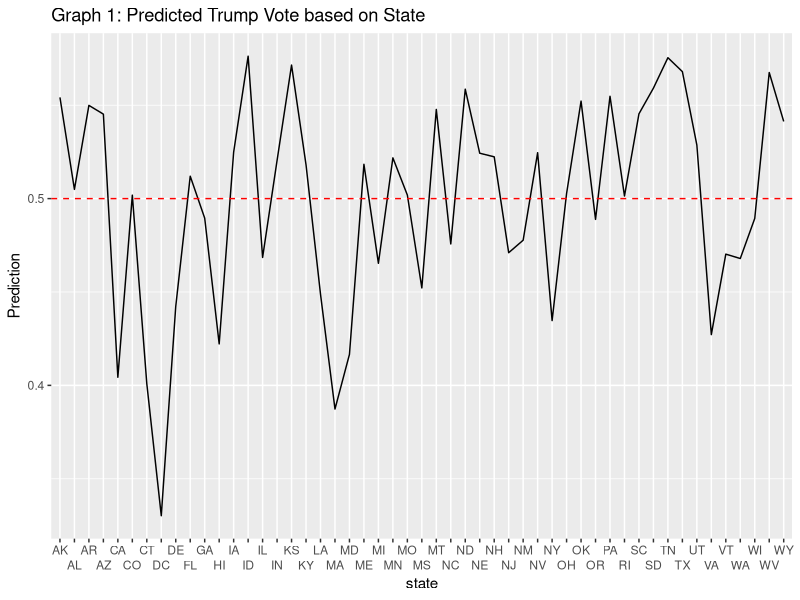
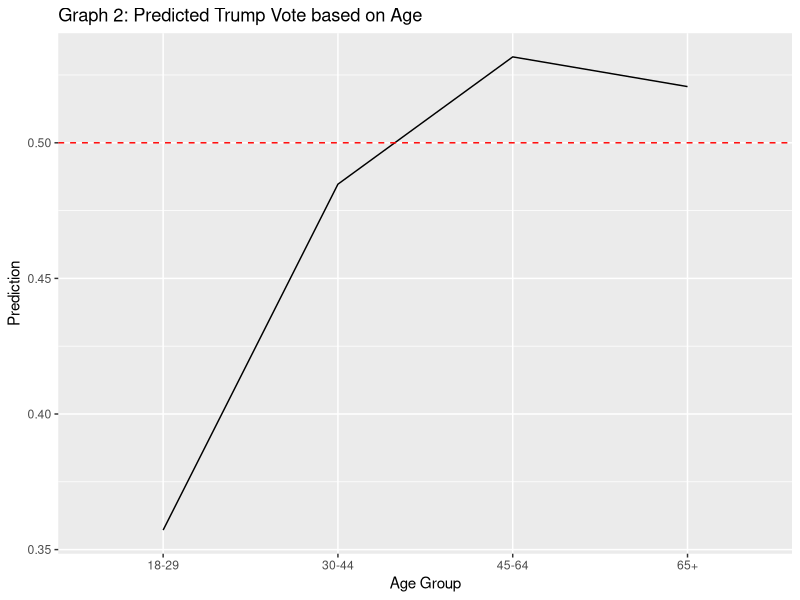
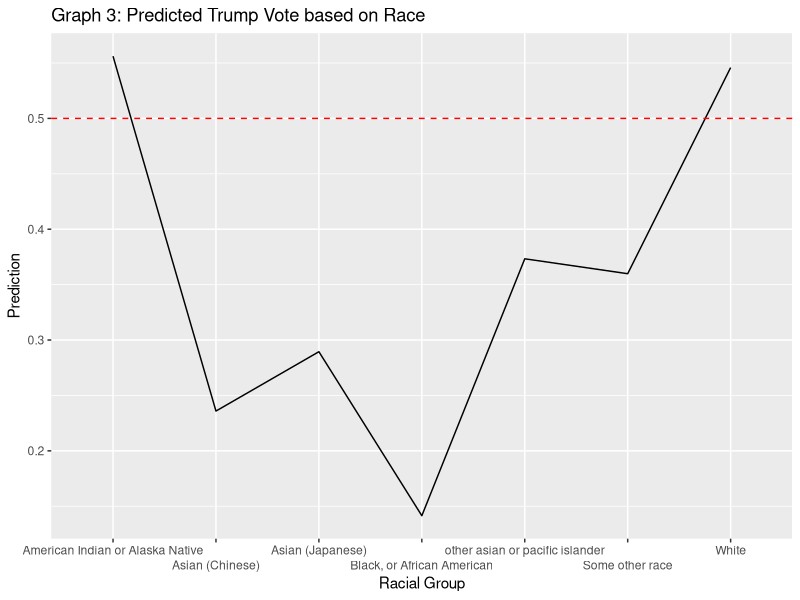
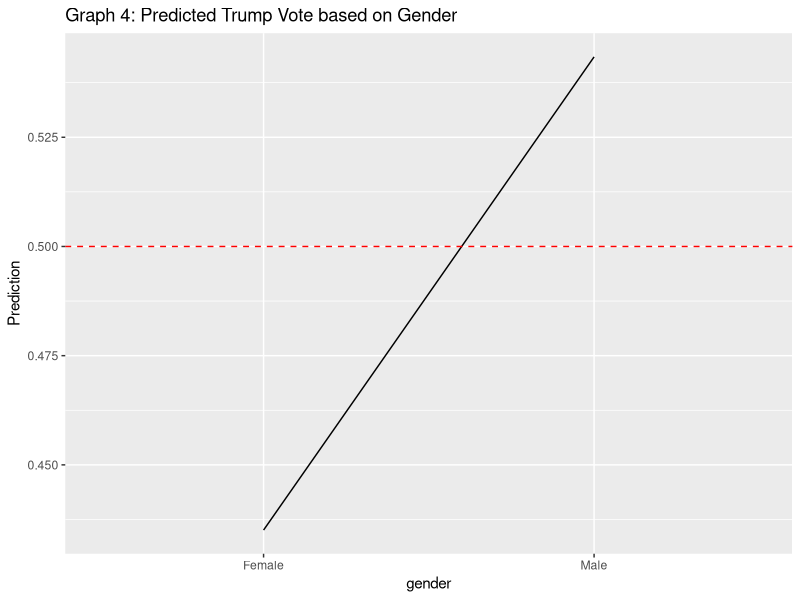
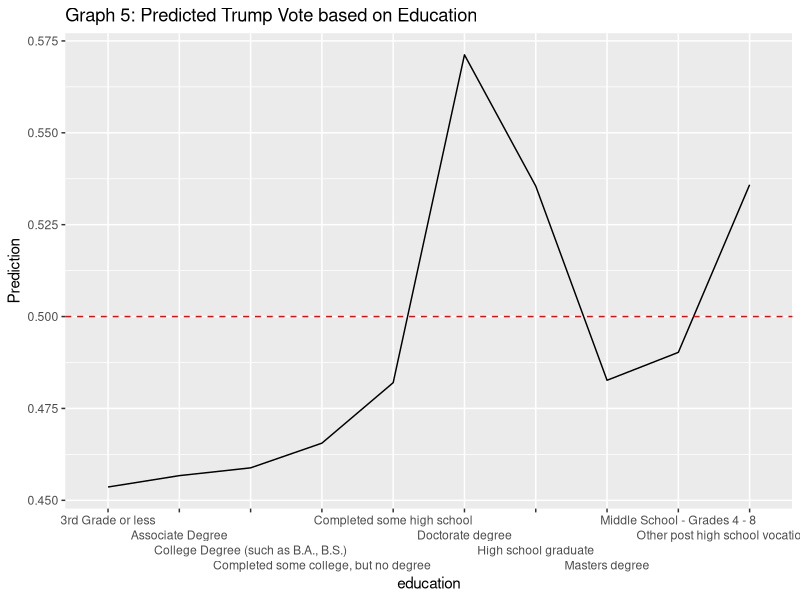
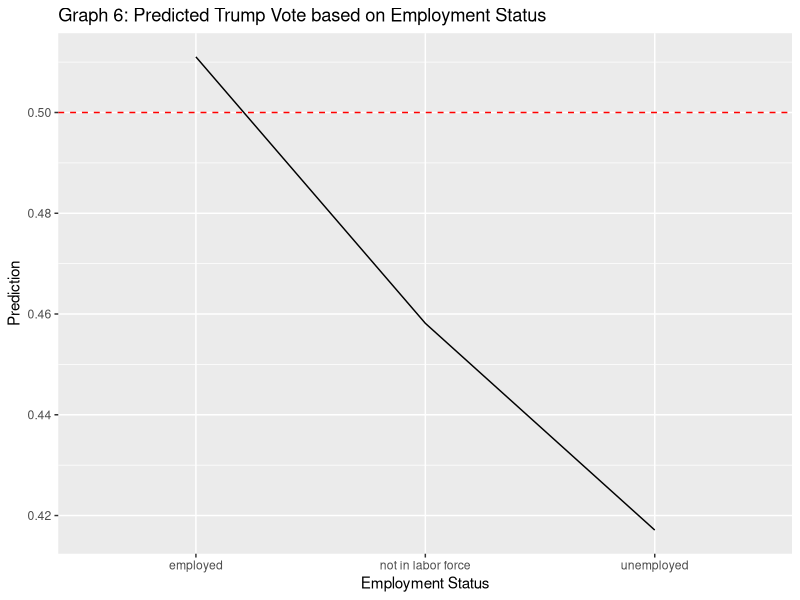

These charts were generated, in order, by the following R code:
## ---- chunk 1
knitr::opts_chunk$set(echo = TRUE)
## ---- chunk 2
library("tidyverse")
library("lme4")
## ---- chunk 3
library(tidyverse)

# Loading in the cleaned survey Data
survey <- read_csv("vote.csv")

#Removing blank rows
survey_reduced = survey %>% drop_na()

## Add age group column
age_group <- ifelse(
  survey_reduced$age<=29 , "18-29",
  ifelse(
    survey_reduced$age<=44, "30-44",
    ifelse(
      survey_reduced$age<=64, "45-64",
      ifelse(
        survey_reduced$age>=65, "65+", NA
      )
    )
  )
)

survey_reduced = cbind(survey_reduced, age_group)


## Remove some data so that the vote 2020 category is binary
survey_reduced =
  survey_reduced %>% 
  filter(vote_2020 != "I am not sure/don't know") %>% 
  filter(vote_2020 != "I would not vote") %>% 
  filter(vote_2020 != "Someone else")


## Grouping race into a new category
race_group = ifelse(survey_reduced$race_ethnicity == "White",
                    "White",
                    ifelse(survey_reduced$race_ethnicity == "Black, or African American", "Black, or African American",
                           ifelse(survey_reduced$race_ethnicity =="Asian (Chinese)", "Asian (Chinese)",
                                  ifelse(survey_reduced$race_ethnicity =="Asian (Japanese)", "Asian (Japanese)",
                                         ifelse(survey_reduced$race_ethnicity =="Asian (Asian Indian)"|survey_reduced$race_ethnicity =="Asian (Filipino)"|survey_reduced$race_ethnicity =="Asian (Korean)"|survey_reduced$race_ethnicity =="Asian (Other)"|survey_reduced$race_ethnicity =="Asian (Vietnamese)"|survey_reduced$race_ethnicity =="Asian (Other)"|survey_reduced$race_ethnicity =="Pacific Islander (Guamanian)"|survey_reduced$race_ethnicity =="Pacific Islander (Native Hawaiian)"|survey_reduced$race_ethnicity =="Pacific Islander (Other)"|survey_reduced$race_ethnicity =="Pacific Islander (Samoan)", "other asian or pacific islander",
                                                ifelse(survey_reduced$race_ethnicity =="American Indian or Alaska Native", "American Indian or Alaska Native",
                                                       ifelse(survey_reduced$race_ethnicity =="Some other race", "Some other race", NA
                                                          )))))))
survey_reduced = cbind(survey_reduced, race_group)


## Grouping Employment into its own category
employment_status = ifelse(survey_reduced$employment=="Full-time employed"|survey_reduced$employment=="Part-time employed"|
survey_reduced$employment=="Self-employed"|survey_reduced$employment=="Homemaker",
"employed",
ifelse(survey_reduced$employment=="Unemployed or temporarily on layoff",
       "unemployed",
       ifelse(survey_reduced$employment=="Permanently disabled"|
                survey_reduced$employment=="Student"|
                survey_reduced$employment=="Retired", "not in labor force", "n/a")))

survey_reduced = cbind(survey_reduced, employment_status)
## ---- chunk 4

## Building a logistic regression model
model = glmer(vote_trump ~ factor(gender)+factor(age_group)+ (1|state)+(1|education)+(1|race_group)+factor(employment_status),data = survey_reduced, family = binomial)

## ---- chunk 5

library(kableExtra)
result = as.data.frame(coef(summary(model)))
result %>%
  kbl(digits = 3, caption = "Coefficients based on multilevel regression model") %>%
  kable_material(c("striped", "hover"))
## ---- chunk 6

# Here I will perform the post-stratification calculation
library("datasets")
census = read.csv("census_data.csv")
names(census)[2] <- "gender"
names(census)[3] <- "state"
names(census)[4] <- "education"
names(census)[6] <- "employment_status"

#ratio = census$n/sum(census$n)
#census = cbind(census, ratio)
census$gender = str_to_title(census$gender)

prediction <- model %>% predict(census, allow.new.levels = TRUE, type = "response")
census = cbind(census, prediction)
y_s = sum(census$prediction*census$n)/sum(census$n)
## ---- chunk 7
state_prediction = census %>% group_by(state) %>% summarize(Prediction = sum(n * prediction)/sum(n))
gender_prediction = census %>% group_by(gender) %>% summarize(Prediction = sum(n * prediction)/sum(n))
race_prediction = census %>% group_by(race_group) %>% summarize(Prediction = sum(n * prediction)/sum(n))
education_prediction = census %>% group_by(education) %>% summarize(Prediction = sum(n * prediction)/sum(n))
employment_prediction = census %>% group_by(employment_status)%>% summarize(Prediction = sum(n * prediction)/sum(n))
age_prediction = census %>% group_by(age_group) %>% summarize(Prediction = sum(n * prediction)/sum(n))

ggplot(state_prediction, aes(x=state, y=Prediction, group = 1)) +
  geom_line() +
  geom_hline(yintercept = 0.5, linetype = "dashed", color = "red")+
  scale_x_discrete(guide = guide_axis(n.dodge = 2))+
  ggtitle("Graph 1: Predicted Trump Vote based on State")
## ---- chunk 8

ggplot(age_prediction, aes(x=age_group, y=Prediction, group = 1)) +
  geom_line() + geom_hline(yintercept = 0.5, linetype = "dashed", color = "red")+
  ggtitle("Graph 2: Predicted Trump Vote based on Age")+
  labs(x="Age Group")
## ---- chunk 9

ggplot(race_prediction,aes(x=race_group, y=Prediction, group = 1)) +
  geom_line() + geom_hline(yintercept = 0.5, linetype = "dashed", color = "red")+
  ggtitle("Graph 3: Predicted Trump Vote based on Race")+
  labs(x="Racial Group")+
  scale_x_discrete(guide = guide_axis(n.dodge = 2))

ggplot(gender_prediction,aes(x=gender, y=Prediction, group = 1)) +
  geom_line() + 
  geom_hline(yintercept = 0.5, linetype = "dashed", color = "red")+
  ggtitle("Graph 4: Predicted Trump Vote based on Gender")

ggplot(education_prediction,aes(x=education, y=Prediction, group = 1)) +
  geom_line() +
  geom_hline(yintercept = 0.5, linetype = "dashed", color = "red")+
  ggtitle("Graph 5: Predicted Trump Vote based on Education")+
  scale_x_discrete(guide = guide_axis(n.dodge = 4))

ggplot(employment_prediction, aes(x=employment_status, y=Prediction, group = 1)) +
  geom_line() +
  geom_hline(yintercept = 0.5, linetype = "dashed", color = "red")+
  ggtitle("Graph 6: Predicted Trump Vote based on Employment Status")+
  labs(x="Employment Status")
